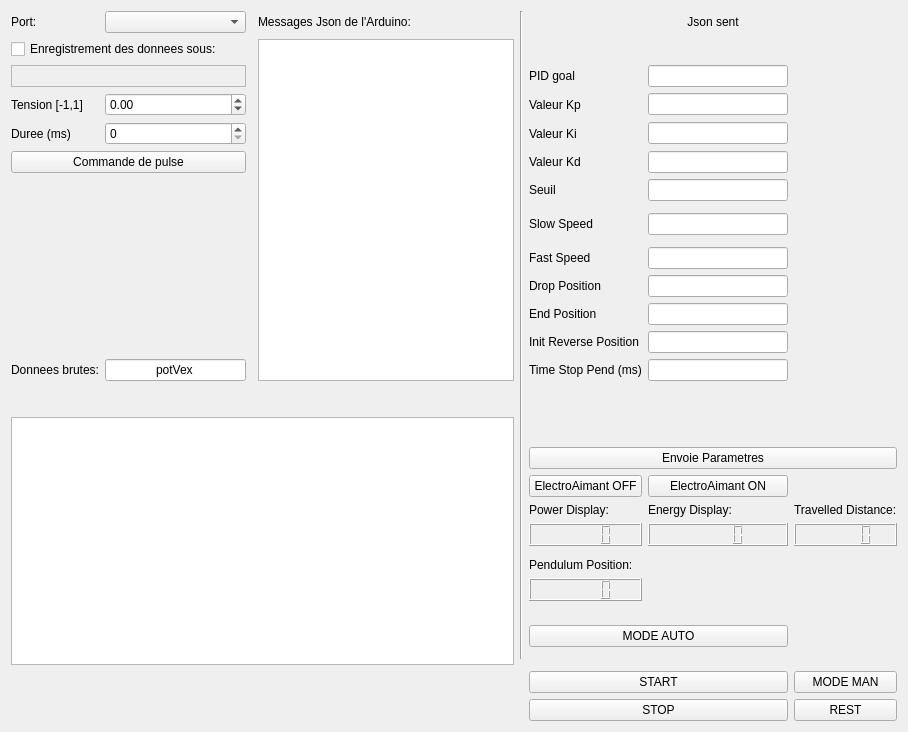
<?xml version="1.0" encoding="UTF-8"?>
<ui version="4.0">
 <class>MainWindow</class>
 <widget class="QMainWindow" name="MainWindow">
  <property name="geometry">
   <rect>
    <x>0</x>
    <y>0</y>
    <width>908</width>
    <height>694</height>
   </rect>
  </property>
  <property name="acceptDrops">
   <bool>false</bool>
  </property>
  <property name="windowTitle">
   <string>Interface Identification</string>
  </property>
  <widget class="QWidget" name="centralWidget">
   <layout class="QGridLayout" name="gridLayout">
    <item row="50" column="8">
     <widget class="QPushButton" name="pb_mode_man">
      <property name="text">
       <string>MODE MAN</string>
      </property>
     </widget>
    </item>
    <item row="4" column="0">
     <widget class="QLabel" name="label_5">
      <property name="text">
       <string>Port:</string>
      </property>
     </widget>
    </item>
    <item row="8" column="6">
     <widget class="QLabel" name="label_9">
      <property name="text">
       <string>Valeur Ki</string>
      </property>
     </widget>
    </item>
    <item row="32" column="6">
     <widget class="QLCDNumber" name="Power_Display"/>
    </item>
    <item row="15" column="7">
     <widget class="QLineEdit" name="lineEdit_dropPosition"/>
    </item>
    <item row="8" column="1">
     <widget class="QSpinBox" name="DurationBox">
      <property name="keyboardTracking">
       <bool>false</bool>
      </property>
      <property name="minimum">
       <number>0</number>
      </property>
      <property name="maximum">
       <number>5000</number>
      </property>
      <property name="singleStep">
       <number>25</number>
      </property>
     </widget>
    </item>
    <item row="7" column="7">
     <widget class="QLineEdit" name="lineEdit_Kp"/>
    </item>
    <item row="7" column="1">
     <widget class="QDoubleSpinBox" name="PWMBox">
      <property name="minimum">
       <double>-1.000000000000000</double>
      </property>
      <property name="maximum">
       <double>1.000000000000000</double>
      </property>
      <property name="singleStep">
       <double>0.100000000000000</double>
      </property>
     </widget>
    </item>
    <item row="32" column="7">
     <widget class="QLCDNumber" name="Energy_Display"/>
    </item>
    <item row="4" column="3">
     <widget class="QLabel" name="label_4">
      <property name="text">
       <string>Messages Json de l'Arduino:</string>
      </property>
      <property name="alignment">
       <set>Qt::AlignLeading|Qt::AlignLeft|Qt::AlignVCenter</set>
      </property>
     </widget>
    </item>
    <item row="18" column="0">
     <widget class="QLabel" name="label_3">
      <property name="text">
       <string>Donnees brutes:</string>
      </property>
     </widget>
    </item>
    <item row="4" column="4" rowspan="38">
     <widget class="Line" name="line_3">
      <property name="orientation">
       <enum>Qt::Vertical</enum>
      </property>
     </widget>
    </item>
    <item row="9" column="0" colspan="2">
     <widget class="QPushButton" name="pulseButton">
      <property name="text">
       <string>Commande de pulse</string>
      </property>
     </widget>
    </item>
    <item row="6" column="0" colspan="2">
     <widget class="QLabel" name="label_pathCSV">
      <property name="frameShape">
       <enum>QFrame::StyledPanel</enum>
      </property>
      <property name="text">
       <string/>
      </property>
      <property name="textFormat">
       <enum>Qt::AutoText</enum>
      </property>
     </widget>
    </item>
    <item row="9" column="6">
     <widget class="QLabel" name="label_10">
      <property name="text">
       <string>Valeur Kd</string>
      </property>
     </widget>
    </item>
    <item row="8" column="7">
     <widget class="QLineEdit" name="lineEdit_Ki"/>
    </item>
    <item row="10" column="7">
     <widget class="QLineEdit" name="lineEdit_Thresh"/>
    </item>
    <item row="6" column="6">
     <widget class="QLabel" name="label_7">
      <property name="text">
       <string>PID goal</string>
      </property>
     </widget>
    </item>
    <item row="18" column="1">
     <widget class="QLineEdit" name="JsonKey">
      <property name="text">
       <string>potVex</string>
      </property>
      <property name="alignment">
       <set>Qt::AlignCenter</set>
      </property>
     </widget>
    </item>
    <item row="6" column="7">
     <widget class="QLineEdit" name="lineEdit_DesVal"/>
    </item>
    <item row="8" column="0">
     <widget class="QLabel" name="label_2">
      <property name="text">
       <string>Duree (ms)</string>
      </property>
     </widget>
    </item>
    <item row="34" column="6">
     <widget class="QLabel" name="label_15">
      <property name="text">
       <string>Pendulum Position:</string>
      </property>
     </widget>
    </item>
    <item row="16" column="7">
     <widget class="QLineEdit" name="lineEdit_endPosition"/>
    </item>
    <item row="12" column="7">
     <widget class="QLineEdit" name="lineEdit_slowSpeed"/>
    </item>
    <item row="31" column="8">
     <widget class="QLabel" name="label_14">
      <property name="text">
       <string>Travelled Distance:</string>
      </property>
     </widget>
    </item>
    <item row="32" column="8">
     <widget class="QLCDNumber" name="distance_display"/>
    </item>
    <item row="4" column="1">
     <widget class="QComboBox" name="comboBoxPort"/>
    </item>
    <item row="51" column="8">
     <widget class="QPushButton" name="pb_rest">
      <property name="text">
       <string>REST</string>
      </property>
     </widget>
    </item>
    <item row="9" column="7">
     <widget class="QLineEdit" name="lineEdit_Kd"/>
    </item>
    <item row="31" column="7">
     <widget class="QLabel" name="label_13">
      <property name="text">
       <string>Energy Display:</string>
      </property>
     </widget>
    </item>
    <item row="5" column="0" colspan="2">
     <widget class="QCheckBox" name="checkBox">
      <property name="text">
       <string>Enregistrement des donnees sous:</string>
      </property>
     </widget>
    </item>
    <item row="24" column="0" rowspan="19" colspan="4">
     <widget class="QChartView" name="graph"/>
    </item>
    <item row="35" column="6">
     <widget class="QLCDNumber" name="display_pendulum"/>
    </item>
    <item row="7" column="0">
     <widget class="QLabel" name="label">
      <property name="text">
       <string>Tension [-1,1]</string>
      </property>
     </widget>
    </item>
    <item row="5" column="3" rowspan="14">
     <widget class="QTextBrowser" name="textBrowser">
      <property name="font">
       <font>
        <pointsize>9</pointsize>
       </font>
      </property>
     </widget>
    </item>
    <item row="7" column="6">
     <widget class="QLabel" name="label_8">
      <property name="text">
       <string>Valeur Kp</string>
      </property>
     </widget>
    </item>
    <item row="14" column="7">
     <widget class="QLineEdit" name="lineEdit_fastSpeed"/>
    </item>
    <item row="10" column="6">
     <widget class="QLabel" name="label_11">
      <property name="text">
       <string>Seuil</string>
      </property>
     </widget>
    </item>
    <item row="31" column="6">
     <widget class="QLabel" name="label_12">
      <property name="text">
       <string>Power Display:</string>
      </property>
     </widget>
    </item>
    <item row="4" column="6" colspan="3">
     <widget class="QLabel" name="label_6">
      <property name="text">
       <string>Json sent</string>
      </property>
      <property name="alignment">
       <set>Qt::AlignCenter</set>
      </property>
     </widget>
    </item>
    <item row="14" column="2">
     <widget class="Line" name="line">
      <property name="orientation">
       <enum>Qt::Horizontal</enum>
      </property>
     </widget>
    </item>
    <item row="17" column="7">
     <widget class="QLineEdit" name="lineEdit_initReversePosition"/>
    </item>
    <item row="12" column="6">
     <widget class="QLabel" name="label_16">
      <property name="text">
       <string>Slow Speed</string>
      </property>
     </widget>
    </item>
    <item row="14" column="6">
     <widget class="QLabel" name="label_17">
      <property name="text">
       <string>Fast Speed</string>
      </property>
     </widget>
    </item>
    <item row="15" column="6">
     <widget class="QLabel" name="label_18">
      <property name="text">
       <string>Drop Position</string>
      </property>
     </widget>
    </item>
    <item row="16" column="6">
     <widget class="QLabel" name="label_19">
      <property name="text">
       <string>End Position </string>
      </property>
     </widget>
    </item>
    <item row="17" column="6">
     <widget class="QLabel" name="label_20">
      <property name="text">
       <string>Init Reverse Position</string>
      </property>
     </widget>
    </item>
    <item row="39" column="6" colspan="2">
     <widget class="QPushButton" name="pb_mode_auto">
      <property name="text">
       <string>MODE AUTO</string>
      </property>
     </widget>
    </item>
    <item row="50" column="6" colspan="2">
     <widget class="QPushButton" name="pb_start_auto">
      <property name="text">
       <string>START</string>
      </property>
     </widget>
    </item>
    <item row="51" column="6" colspan="2">
     <widget class="QPushButton" name="pb_stop_auto">
      <property name="text">
       <string>STOP</string>
      </property>
     </widget>
    </item>
    <item row="30" column="6">
     <widget class="QPushButton" name="pb_ElectroAimantOFF">
      <property name="text">
       <string>ElectroAimant OFF</string>
      </property>
     </widget>
    </item>
    <item row="30" column="7">
     <widget class="QPushButton" name="pb_ElectroAimantON">
      <property name="text">
       <string>ElectroAimant ON</string>
      </property>
     </widget>
    </item>
    <item row="18" column="7">
     <widget class="QLineEdit" name="lineEdit_timeStopPendulum"/>
    </item>
    <item row="18" column="6">
     <widget class="QLabel" name="label_21">
      <property name="text">
       <string>Time Stop Pend (ms)</string>
      </property>
     </widget>
    </item>
    <item row="29" column="6" colspan="3">
     <widget class="QPushButton" name="pushButton_Params">
      <property name="text">
       <string>Envoie Parametres</string>
      </property>
     </widget>
    </item>
   </layout>
  </widget>
 </widget>
 <layoutdefault spacing="6" margin="11"/>
 <customwidgets>
  <customwidget>
   <class>QChartView</class>
   <extends>QGraphicsView</extends>
   <header location="global">QtCharts</header>
  </customwidget>
 </customwidgets>
 <resources/>
 <connections/>
</ui>
